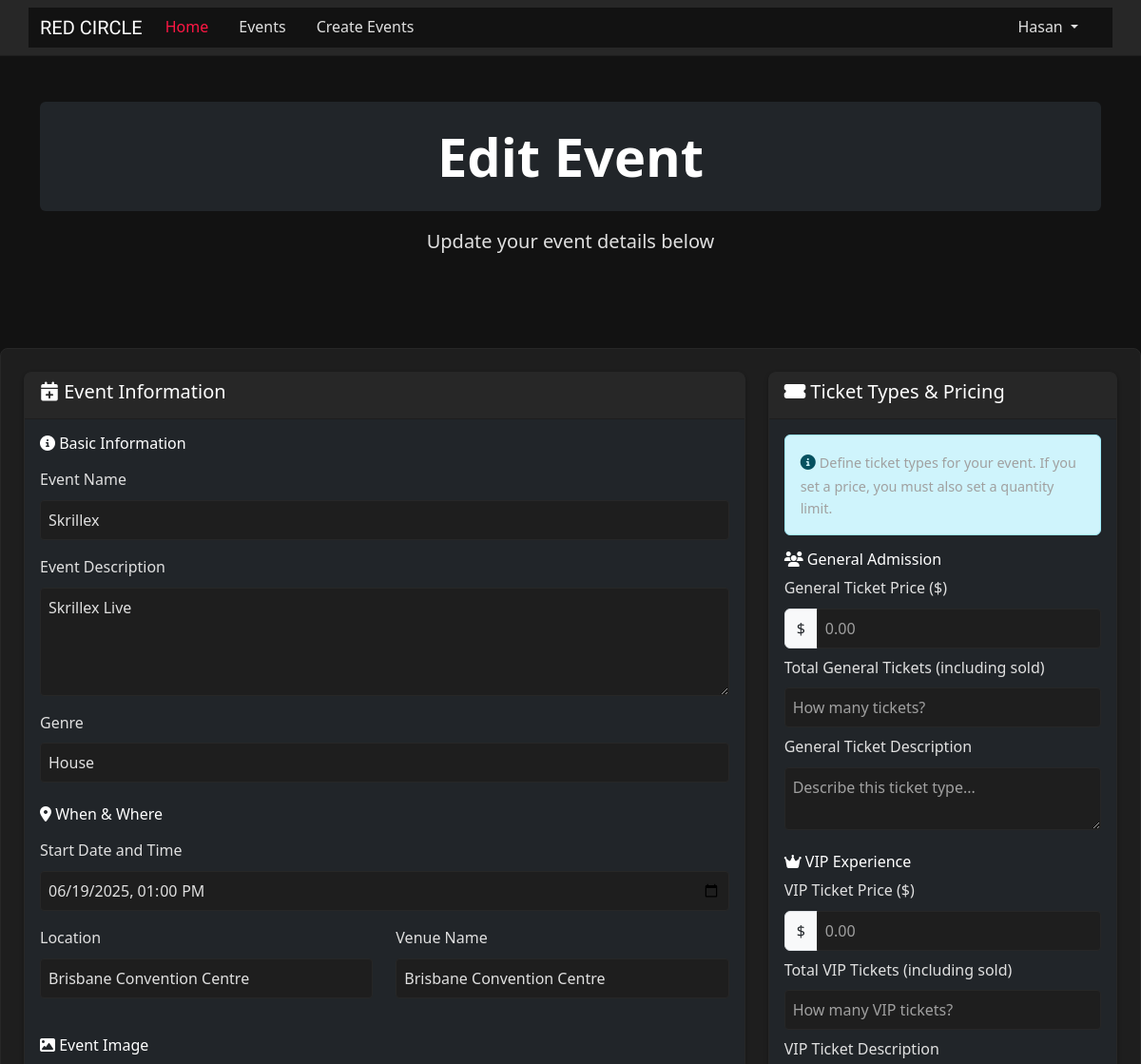
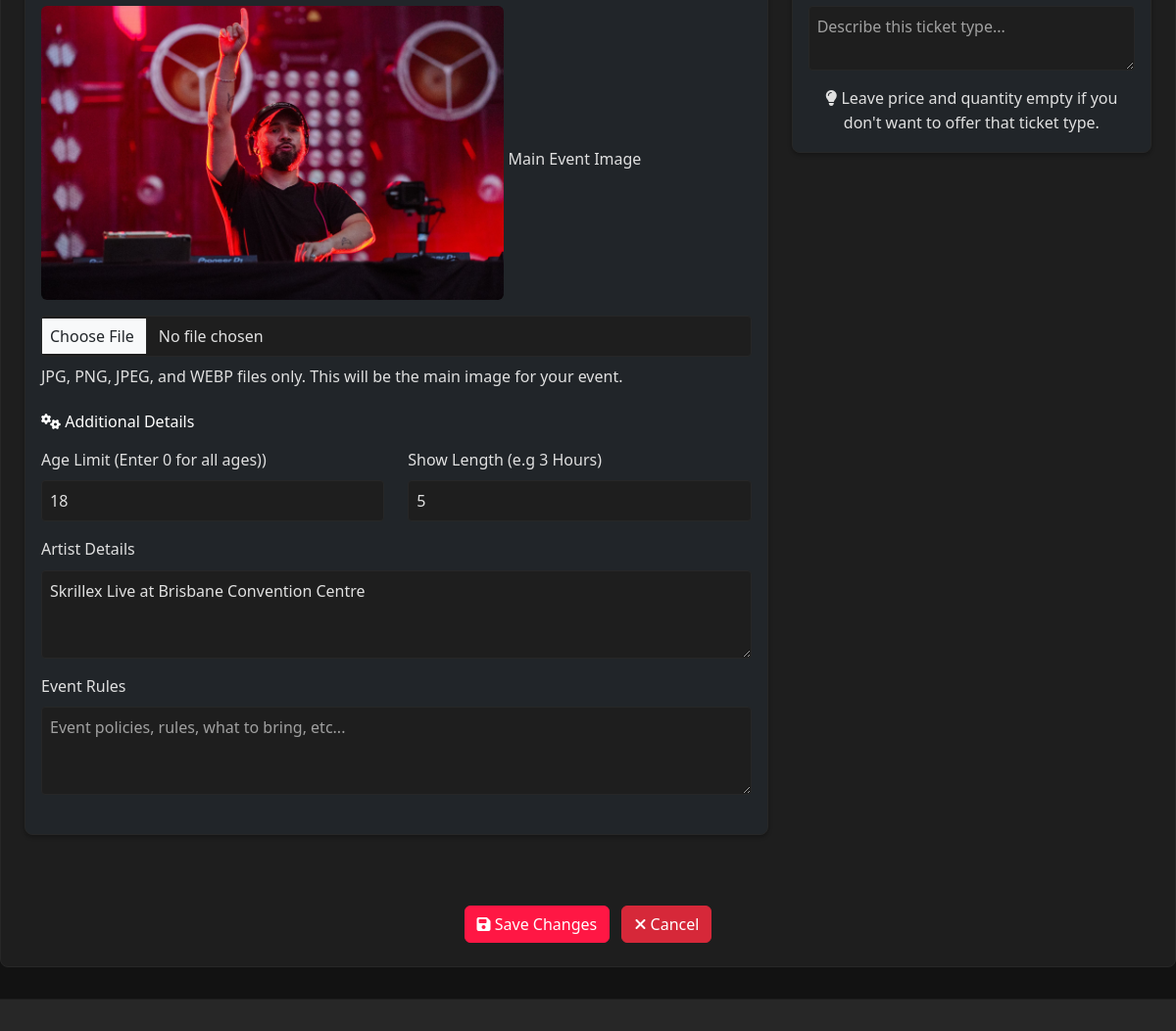
Screenshot of /events/2/edit (signed in) with the database file from the repository (2 pictures, top to bottom).
### website/models.py (models this page shows, shortened)
class User(db.Model, UserMixin):
    __tablename__ = 'users'
    id = db.Column(db.Integer, primary_key=True)
    firstName = db.Column(db.String(100), index=True, unique=False, nullable=False)
    surname = db.Column(db.String(100), index=True, unique=False, nullable=False)
    email = db.Column(db.String(100), index=True, nullable=False, unique=True)
    mobileNumber = db.Column(db.String(15), index=True, nullable=False, unique=True)
    streetAddress = db.Column(db.String(150), index=True, nullable=False)
    password_hash = db.Column(db.String(255), nullable=False)
    role = db.Column(db.String(20), default='attendee')
    created_at = db.Column(db.DateTime, default=datetime.now)
    updated_at = db.Column(db.DateTime, default=datetime.now, onupdate=datetime.now)
    comments = db.relationship('Comment', backref='user', lazy='dynamic')
    bookings = db.relationship('Booking', backref='user', lazy='dynamic')
    events_created = db.relationship('Event', foreign_keys='Event.created_by', backref='creator_user', lazy='dynamic')

class Event(db.Model):
    __tablename__ = 'events'
    id = db.Column(db.Integer, primary_key=True)
    name = db.Column(db.String(120), index=True, nullable=False)
    description = db.Column(db.Text, nullable=True)
    image_filename = db.Column(db.String(255), nullable=True)
    start_datetime = db.Column(db.DateTime, nullable=False)
    location = db.Column(db.String(100), nullable=False)
    venue = db.Column(db.String(100), nullable=True)
    genre_id = db.Column(db.Integer, db.ForeignKey('genres.id'), nullable=False)
    artist_info = db.Column(db.Text, nullable=True)
    status = db.Column(db.String(20), default='Open', nullable=False)
    age_limit = db.Column(db.Integer, nullable=True)
    length = db.Column(db.String(50), nullable=True)
    policies = db.Column(db.Text, nullable=True)
    created_at = db.Column(db.DateTime, default=datetime.now)
    updated_at = db.Column(db.DateTime, default=datetime.now, onupdate=datetime.now)
    created_by = db.Column(db.Integer, db.ForeignKey('users.id'), nullable=False)
    ticket_types = db.relationship('ticket_type', backref='event', lazy='dynamic', cascade="all, delete-orphan")
    comments = db.relationship('Comment', backref='event', lazy='dynamic', cascade="all, delete-orphan")
    bookings = db.relationship('Booking', backref='event', lazy='dynamic', cascade="all, delete-orphan")

### website/events.py (the view, shortened to what this page needs)
@eventbp.route("/<int:id>/edit", methods=["GET", "POST"])
@login_required
def edit_event(id):
    event_to_edit = db.session.query(Event).filter_by(id=id).first_or_404()
    if event_to_edit.created_by != current_user.id:
        flash("You are not authorized to edit this event.", "danger")
        return redirect(url_for("event.details", id=id))
    form = EventForm()
    ticketform = TicketForm()
    if request.method == "GET":
        form.name.data = event_to_edit.name
        form.description.data = event_to_edit.description
        form.start_datetime.data = event_to_edit.start_datetime
        form.location.data = event_to_edit.location
        form.venue.data = event_to_edit.venue
        form.age_limit.data = event_to_edit.age_limit
        form.length.data = event_to_edit.length
        form.artist_info.data = event_to_edit.artist_info
        form.policies.data = event_to_edit.policies
        if event_to_edit.image_filename and event_to_edit.image_filename.startswith(
            "http"
        ):
            form.image_url.data = event_to_edit.image_filename
    try:
        genres = db.session.scalars(db.select(Genre)).all()
        form.genre.choices = [(genre.id, genre.name) for genre in genres]
    except Exception:
        current_app.logger.error(f"Could not load database")
        flash("Error loading database")
        form.genre.choices = []
    return render_template(
        "events/event_edit.html",
        form=form,
        ticketform=ticketform,
        event_id=event_to_edit.id,
        event=event_to_edit,
        title=f"Edit Event: {event_to_edit.name}",
    )

### website/templates/events/event_edit.html (shortened to what this page needs)
{% extends 'base.html' %}
{% from "bootstrap5/form.html" import render_form %}
{% block content %}
<div class="event-hero position-relative text-white text-center py-5">
  <div class="hero-overlay position-absolute w-100 h-100 top-0 start-0"></div>
  <div class="container position-relative z-1">
    <div class="bg-dark text-white p-4 rounded">
      <h1 class="display-4 fw-bold mb-0">Edit Event</h1>
    </div>
    <p class="lead mt-3">Update your event details below</p>
  </div>
</div>
<div class="show-creation-container">
    <form method="POST" enctype="multipart/form-data">
        <div class="row">
            <div class="col-lg-8 mb-4">
                <div class="card bg-dark text-white">
                    <div class="card-header">
                        <h5><i class="fas fa-calendar-plus"></i> Event Information</h5>
                    </div>
                    <div class="card-body">
                        <div class="mb-4">
                            <h6 class="section-title mb-3"><i class="fas fa-info-circle"></i> Basic Information</h6>
                            {{ form.name.label(class="form-label") }}
                            {{ form.name(class="form-control mb-3", placeholder="Event name...") }}
                            {{ form.description.label(class="form-label") }}
                            {{ form.description(class="form-control mb-3", rows="4", placeholder="Event description...") }}
                            {{ form.genre.label(class="form-label") }}
                            {{ form.genre(class="form-control mb-3") }}
                        </div>
                        <div class="mb-4">
                            <h6 class="section-title mb-3"><i class="fas fa-map-marker-alt"></i> When & Where</h6>
                            {{ form.start_datetime.label(class="form-label") }}
                            {{ form.start_datetime(class="form-control mb-3") }}
                            <div class="row">
                                <div class="col-md-6">
                                    {{ form.location.label(class="form-label") }}
                                    {{ form.location(class="form-control mb-3", placeholder="e.g., 123 Music St, Brisbane") }}
                                </div>
                                <div class="col-md-6">
                                    {{ form.venue.label(class="form-label") }}
                                    {{ form.venue(class="form-control mb-3") }}
                                </div>
                            </div>
                        </div>
                        <div class="mb-4">
                            <h6 class="section-title mb-3"><i class="fas fa-image"></i> Event Image</h6>
                            {% if event.image_filename %}
                                <img src="{{ event.image_filename if event.image_filename.startswith('http') else url_for('static', filename=event.image_filename) }}" alt="Event Image" class="img-fluid mb-3 rounded" style="max-height: 300px;">
                            {% endif %}
                            {{ form.image.label(class="form-label") }}
                            {{ form.image(class="form-control mb-2") }}
                            <div class="helper-text">JPG, PNG, JPEG, and WEBP files only. This will be the main image for your event.</div>
                        </div>
                        <div class="mb-4">
                            <h6 class="section-title mb-3"><i class="fas fa-cogs"></i> Additional Details</h6>
                            <div class="row">
                                <div class="col-md-6">
                                    {{ form.age_limit.label(class="form-label") }}
                                    {{ form.age_limit(class="form-control mb-3", placeholder="0 for all ages") }}
                                </div>
                                <div class="col-md-6">
                                    {{ form.length.label(class="form-label") }}
                                    {{ form.length(class="form-control mb-3", placeholder="e.g., 2 hours, All day") }}
                                </div>
                            </div>
                            {{ form.artist_info.label(class="form-label") }}
                            {{ form.artist_info(class="form-control mb-3", rows="3", placeholder="Tell us about the artists performing...") }}
                            {{ form.policies.label(class="form-label") }}
                            {{ form.policies(class="form-control mb-3", rows="3", placeholder="Event policies, rules, what to bring, etc...") }}
                        </div>
                    </div>
                </div>
            </div>
            <div class="col-lg-4 mb-4">
                <div class="card bg-dark text-white">
                    <div class="card-header">
                        <h5><i class="fas fa-ticket-alt"></i> Ticket Types & Pricing</h5>
                    </div>
                    <div class="card-body">
                        <div class="alert alert-info">
                            <i class="fas fa-info-circle"></i>
                            <small>Define ticket types for your event. If you set a price, you must also set a quantity limit.</small>
                        </div>
                        <div class="mb-4">
                            <h6 class="ticket-type-title mb-2"><i class="fas fa-users"></i> General Admission</h6>
                            {{ ticketform.general_price.label(class="form-label") }}
                            <div class="input-group mb-2">
                                <span class="input-group-text">$</span>
                                {{ ticketform.general_price(class="form-control", placeholder="0.00") }}
                            </div>
                            {{ ticketform.general_quantity.label(class="form-label") }}
                            {{ ticketform.general_quantity(class="form-control mb-2", placeholder="How many tickets?") }}
                            {{ ticketform.general_description.label(class="form-label") }}
                            {{ ticketform.general_description(class="form-control mb-2", rows="2", placeholder="Describe this ticket type...") }}
                        </div>
                        <div>
                            <h6 class="ticket-type-title mb-2"><i class="fas fa-crown"></i> VIP Experience</h6>
                            {{ ticketform.vip_price.label(class="form-label") }}
                            <div class="input-group mb-2">
                                <span class="input-group-text">$</span>
                                {{ ticketform.vip_price(class="form-control", placeholder="0.00") }}
                            </div>
                            {{ ticketform.vip_quantity.label(class="form-label") }}
                            {{ ticketform.vip_quantity(class="form-control mb-2", placeholder="How many VIP tickets?") }}
                            {{ ticketform.vip_description.label(class="form-label") }}
                            {{ ticketform.vip_description(class="form-control mb-2", rows="2", placeholder="Describe this ticket type...") }}
                        </div>
                        <div class="helper-text text-center mt-3">
                            <i class="fas fa-lightbulb"></i>
                            Leave price and quantity empty if you don't want to offer that ticket type.
                        </div>
                    </div>
                </div>
            </div>
        </div>
        <div class="submit-section text-center mt-4">
            <button type="submit" class="btn btn-primary">
                <i class="fas fa-save"></i> Save Changes
            </button>
            <a href="{{ url_for('event.allevents') }}" class="btn btn-secondary ms-2">
                <i class="fas fa-times"></i> Cancel
            </a>
        </div>
    </form>
</div>
{% endblock %}

### website/templates/base.html (shortened to what this page needs)
<html>
<head>
    <link href="https://cdn.jsdelivr.net/npm/bootstrap@5.3.2/dist/css/bootstrap.min.css" rel="stylesheet"
>
    <link rel="stylesheet" href="https://cdnjs.cloudflare.com/ajax/libs/font-awesome/6.4.0/css/all.min.css">
    <link rel="stylesheet" href="{{ url_for('static', filename='/style/style.css') }}">
</head>
    <header>
        <nav class="navbar navbar-expand-lg navbar-light bg-body-secondary">
            <div class="container">
                <a class="navbar-brand" href="/">RED CIRCLE</a>
                <div class="collapse navbar-collapse" id="navbarSupportedContent">
                    <div class="navbar-nav me-auto">
                        <a class="nav-item nav-link active" aria-current="page" href="/">Home</a>
                        <a class="nav-item nav-link" href="{{ url_for('event.allevents') }}">Events</a>
                        {% if current_user.is_authenticated %}
                            <a class="nav-item nav-link" href="{{ url_for('event.create') }}">Create Events</a>
                        {% endif %}
                    </div>
                    <div class="navbar-nav ms-auto">
                        {% if current_user.is_authenticated %}
                        <div class="nav-item dropdown">
                            <a class="nav-link dropdown-toggle" href="#" role="button" data-bs-toggle="dropdown" aria-expanded="false">{{current_user.firstName}}
                            </a>
                        </div>
                        {% else %}
                            <a href="{{ url_for('auth.login') }}">Login</a>
                            <a href="{{ url_for('auth.register') }}">Register</a>
                        {% endif %}
                    </div>
                </div>
            </div>
        </nav>
    </header>
    {% block content %}
    {% endblock %}
    <footer class="footer">
    </footer>
</body>
</html>

### rows the page displays
User: firstName "Hasan"
Event: name "Skrillex", description "Skrillex Live", genre "House", start_datetime "06/19/2025 13:00", location "Brisbane Convention Centre", venue "Brisbane Convention Centre", image_filename (picture), age_limit "18", length "5", artist_info "Skrillex Live at Brisbane Convention Centre"

### other values shown
{{ ticketform.general_price.label(class="form-label") }} "General Ticket Price ($)"
{{ ticketform.general_quantity.label(class="form-label") }} "Total General Tickets (including sold)"
{{ ticketform.general_description.label(class="form-label") }} "General Ticket Description"
{{ ticketform.vip_price.label(class="form-label") }} "VIP Ticket Price ($)"
{{ ticketform.vip_quantity.label(class="form-label") }} "Total VIP Tickets (including sold)"
{{ ticketform.vip_description.label(class="form-label") }} "VIP Ticket Description"
